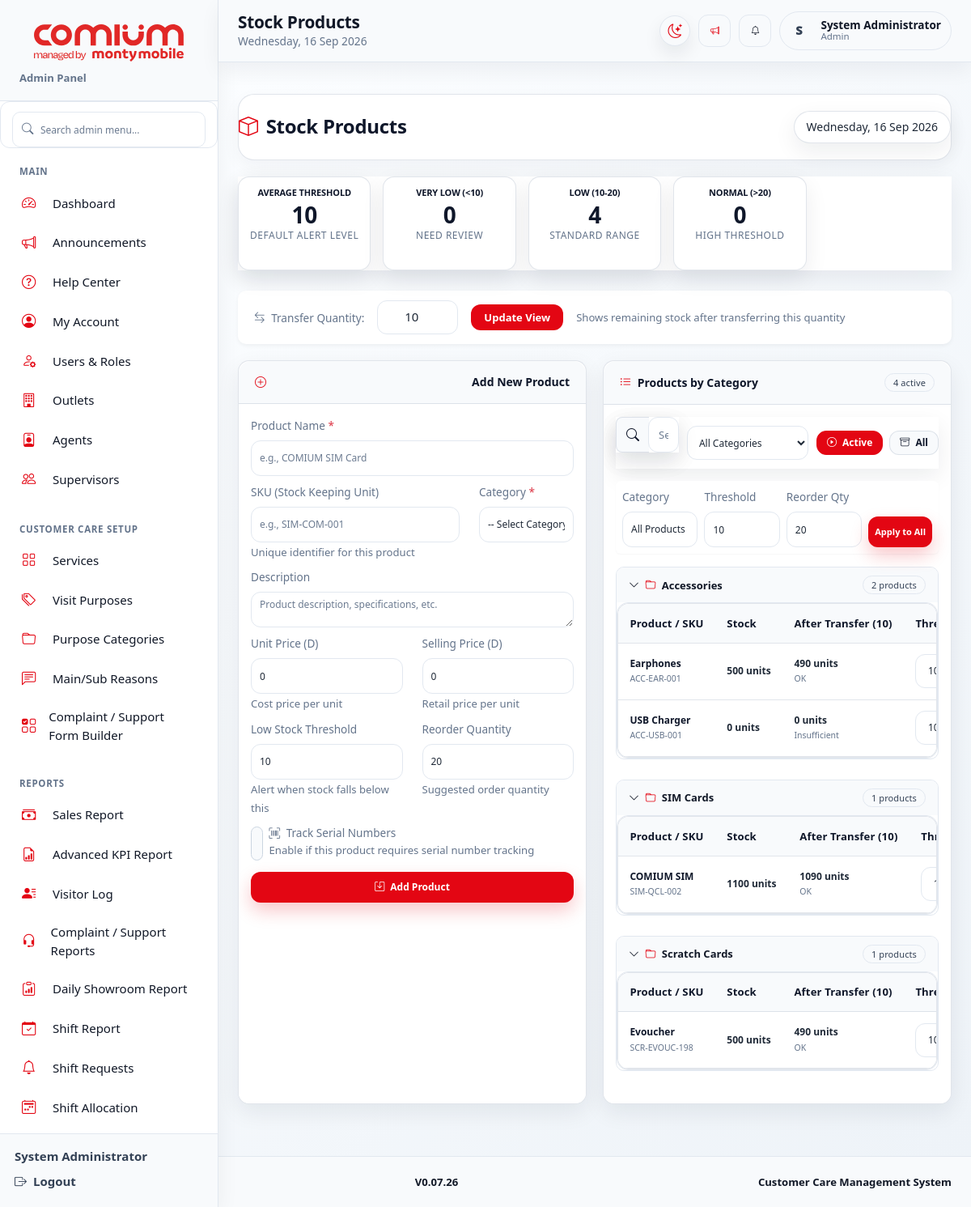
Screenshot of /admin/stock_products.php (signed in) with the database file from the repository.
### tables this page shows
CREATE TABLE `stock_products` (
  `id` int NOT NULL,
  `category_id` int DEFAULT NULL,
  `name` varchar(200) NOT NULL,
  `sku` varchar(50) DEFAULT NULL,
  `description` text,
  `unit_price` decimal(10,2) DEFAULT '0.00',
  `selling_price` decimal(10,2) DEFAULT '0.00',
  `low_stock_threshold` int DEFAULT '10',
  `reorder_quantity` int DEFAULT '50',
  `is_active` tinyint(1) DEFAULT '1',
  `track_serial` tinyint(1) DEFAULT '0',
  `expiry_date` date DEFAULT NULL,
  `image_path` varchar(255) DEFAULT NULL,
  `created_at` timestamp NULL DEFAULT CURRENT_TIMESTAMP,
  `updated_at` timestamp NULL DEFAULT CURRENT_TIMESTAMP ON UPDATE CURRENT_TIMESTAMP
);

CREATE TABLE `stock_categories` (
  `id` int NOT NULL,
  `name` varchar(100) NOT NULL,
  `description` text,
  `icon` varchar(50) DEFAULT 'bi-box',
  `color` varchar(20) DEFAULT '#6c757d',
  `is_active` tinyint(1) DEFAULT '1',
  `created_at` timestamp NULL DEFAULT CURRENT_TIMESTAMP
);

### admin/stock_products.php (the view, shortened to what the rows shown need)
<?php
require_once '../config.php';
$show_inactive = isset($_GET['show_inactive']) && $_GET['show_inactive'] == '1';
$where_conditions = [];
if ($show_inactive) {
    $where_conditions[] = "(p.is_active = 1 OR p.is_active = 0)";
} else {
    $where_conditions[] = "p.is_active = 1";
}
$where_sql = !empty($where_conditions) ? "WHERE " . implode(" AND ", $where_conditions) : "";
$products = mysqli_query($conn, "
    SELECT p.*, c.name as category_name, c.color as category_color,
           (SELECT SUM(quantity) FROM outlet_stock WHERE product_id = p.id) as total_stock,
           (SELECT COUNT(*) FROM outlet_stock WHERE product_id = p.id AND quantity <= p.low_stock_threshold) as low_stock_outlets,
           (SELECT COUNT(DISTINCT outlet_id) FROM outlet_stock WHERE product_id = p.id) as outlets_with_stock,
           (SELECT MIN(quantity) FROM outlet_stock WHERE product_id = p.id) as smallest_outlet_stock,
           (SELECT MAX(quantity) FROM outlet_stock WHERE product_id = p.id) as largest_outlet_stock
    FROM stock_products p
    LEFT JOIN stock_categories c ON p.category_id = c.id
    $where_sql
    ORDER BY p.is_active DESC,
        CASE
            WHEN (SELECT SUM(quantity) FROM outlet_stock WHERE product_id = p.id) <= p.low_stock_threshold THEN 0
            ELSE 1
        END,
        p.name
");
$active_products_by_category = [];
$inactive_products = [];
while ($p = mysqli_fetch_assoc($products)) {
    if ($p['is_active'] == 0) {
        $inactive_products[] = $p;
    } else {
        $category = $p['category_name'] ?? 'Uncategorized';
        if (!isset($active_products_by_category[$category])) {
            $active_products_by_category[$category] = [];
        }
        $active_products_by_category[$category][] = $p;
    }
}
ksort($active_products_by_category);
$threshold_stats = mysqli_fetch_assoc(mysqli_query($conn, "
    SELECT
        AVG(low_stock_threshold) as avg_threshold,
        MIN(low_stock_threshold) as min_threshold,
        MAX(low_stock_threshold) as max_threshold,
        SUM(CASE WHEN low_stock_threshold < 10 THEN 1 ELSE 0 END) as very_low,
        SUM(CASE WHEN low_stock_threshold BETWEEN 10 AND 20 THEN 1 ELSE 0 END) as low,
        SUM(CASE WHEN low_stock_threshold > 20 THEN 1 ELSE 0 END) as normal
    FROM stock_products WHERE is_active = 1
"));
$transfer_qty = isset($_POST['transfer_qty']) ? (int)$_POST['transfer_qty'] : (isset($_SESSION['transfer_qty']) ? $_SESSION['transfer_qty'] : 10);
?>
<!DOCTYPE html>
<html lang="en">
<head>
    <link href="https://cdn.jsdelivr.net/npm/bootstrap@5.3.0/dist/css/bootstrap.min.css" rel="stylesheet">
    <link rel="stylesheet" href="https://cdn.jsdelivr.net/npm/bootstrap-icons@1.11.0/font/bootstrap-icons.css">
<link rel="stylesheet" href="<?php echo appAsset('assets/css/sis-page-components.css'); ?>">
<link rel="stylesheet" href="<?php echo appAsset('assets/css/sis-theme.css'); ?>">
</head>
<body class="sis-app-body">
<?php require_once dirname(__DIR__) . '/include/side_header.php'; sisRenderLayoutStart('admin'); ?>
    <div class="main-content">
        <div class="stats-grid">
            <div class="stat-card">
                <h2><?php echo round($threshold_stats['avg_threshold'] ?? 0); ?></h2>
            </div>
            <div class="stat-card">
                <h2><?php echo $threshold_stats['very_low'] ?? 0; ?></h2>
            </div>
            <div class="stat-card">
                <h2><?php echo $threshold_stats['low'] ?? 0; ?></h2>
            </div>
            <div class="stat-card">
                <h2><?php echo $threshold_stats['normal'] ?? 0; ?></h2>
            </div>
        </div>
        <div class="two-col">
            <div class="card">
                <div class="card-body">
                    <div id="productsContainer">
                        <?php if (count($active_products_by_category) > 0): ?>
                            <?php foreach ($active_products_by_category as $category => $products_list): ?>
                            <div class="category-group" data-category="<?php echo htmlspecialchars($category); ?>">
                                <div class="group-header" onclick="toggleGroup(this)">
                                    <span>
                                        <i class="bi bi-chevron-down"></i>
                                        <i class="bi bi-folder me-1 sis-u-002e4b71"></i>
                                        <?php echo htmlspecialchars($category); ?>
                                    </span>
                                    <span class="badge bg-secondary"><?php echo count($products_list); ?> products</span>
                                </div>
                                <div class="product-list">
                                    <div class="table-scroll">
                                        <table class="compact-table">
                                            <thead>
                                                <tr>
                                                    <th>Product / SKU</th>
                                                    <th>Stock</th>
                                                    <th>After Transfer (<?php echo $transfer_qty; ?>)</th>
                                                    <th>Threshold</th>
                                                </tr>
                                            </thead>
                                            <tbody>
                                                <?php foreach ($products_list as $p):
                                                    $total_stock = $p['total_stock'] ?? 0;
                                                    $remaining_after_transfer = $total_stock - $transfer_qty;
                                                    if ($remaining_after_transfer < 0) {
                                                        $remaining_class = 'remaining-critical';
                                                        $remaining_status = 'Insufficient';
                                                    } elseif ($remaining_after_transfer <= ($p['low_stock_threshold'] ?? 10)) {
                                                        $remaining_class = 'remaining-warning';
                                                        $remaining_status = 'Low';
                                                    } else {
                                                        $remaining_class = 'remaining-positive';
                                                        $remaining_status = 'OK';
                                                    }
                                                ?>
                                                <tr data-product-name="<?php echo strtolower(htmlspecialchars($p['name'])); ?>"
                                                    data-product-sku="<?php echo strtolower(htmlspecialchars($p['sku'] ?? '')); ?>">
                                                    <td>
                                                        <strong><?php echo htmlspecialchars(substr($p['name'], 0, 30)); ?></strong>
                                                        <br><small class="text-muted"><?php echo $p['sku']; ?></small>
                                                    </td>
                                                    <td class="fw-bold"><?php echo $total_stock; ?> units</td>
                                                    <td>
                                                        <span class="<?php echo $remaining_class; ?>">
                                                            <?php echo max(0, $remaining_after_transfer); ?> units
                                                        </span>
                                                        <br><small><?php echo $remaining_status; ?></small>
                                                    </td>
                                                    <td>
                                                        <form method="POST" class="d-inline" id="threshold-form-<?php echo $p['id']; ?>">
                                                            <input type="number" name="low_stock_threshold"
                                                                   value="<?php echo $p['low_stock_threshold']; ?>"
                                                                   class="threshold-input" min="1"
                                                                   onchange="updateThreshold(<?php echo $p['id']; ?>)">
                                                        </form>
                                                     </td>
                                                </tr>
                                                <?php endforeach; ?>
                                            </tbody>
                                        </table>
                                    </div>
                                </div>
                            </div>
                            <?php endforeach; ?>
                        <?php endif; ?>
                    </div>
</body>
</html>

### rows the page displays
stock_products: category.name "Accessories", count($products_list) "2", name "USB Charger", sku "ACC-USB-001", total_stock "0", max(0, $remaining_after_transfer) "0", remaining_status "Insufficient", low_stock_threshold "10"
stock_products: name "Earphones", sku "ACC-EAR-001", total_stock "500", max(0, $remaining_after_transfer) "490", remaining_status "OK", low_stock_threshold "10"
stock_products: name "COMIUM SIM", sku "SIM-QCL-002", total_stock "1100", max(0, $remaining_after_transfer) "1090", remaining_status "OK", low_stock_threshold "10"
stock_products: name "Evoucher", sku "SCR-EVOUC-198", total_stock "500", max(0, $remaining_after_transfer) "490", remaining_status "OK", low_stock_threshold "10"

### other values shown
$roleLabel "Admin"
$section['title'] "MAIN"
$label "Dashboard"
$label "Announcements"
$label "Help Center"
$label "My Account"
$label "Users & Roles"
$label "Outlets"
$label "Agents"
$label "Supervisors"
$section['title'] "CUSTOMER CARE SETUP"
$label "Services"
$label "Visit Purposes"
$label "Purpose Categories"
$label "Main/Sub Reasons"
